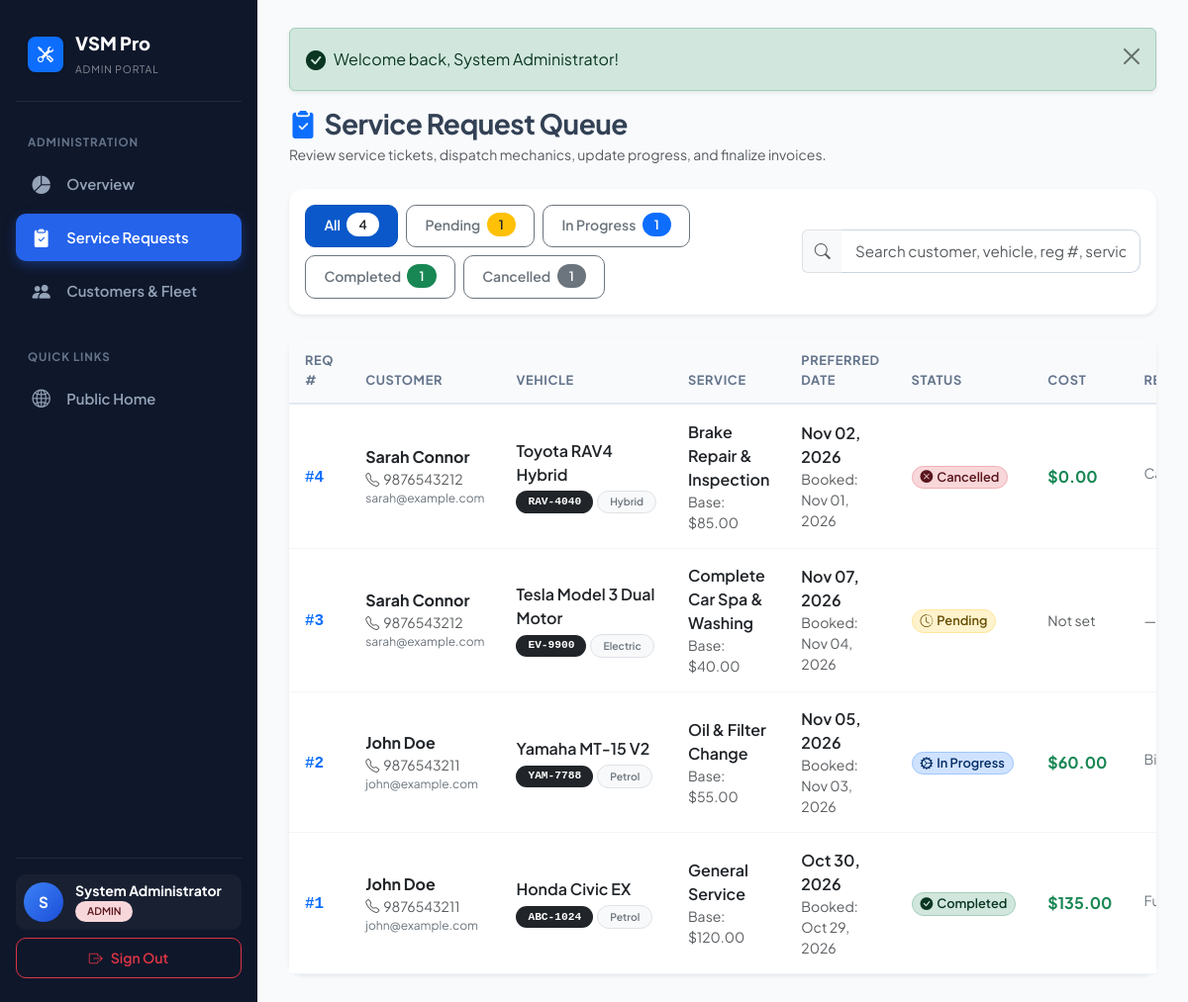
The app's page /admin/requests.php (signed in) with its own data.
### tables this page shows
CREATE TABLE `service_requests` (
  `id` INT AUTO_INCREMENT PRIMARY KEY,
  `user_id` INT NOT NULL,
  `vehicle_id` INT NOT NULL,
  `service_id` INT NOT NULL,
  `preferred_date` DATE NOT NULL,
  `description` TEXT NULL,
  `status` ENUM('Pending', 'In Progress', 'Completed', 'Cancelled') NOT NULL DEFAULT 'Pending',
  `admin_remark` TEXT NULL,
  `cost` DECIMAL(10, 2) NULL DEFAULT NULL,
  `created_at` TIMESTAMP DEFAULT CURRENT_TIMESTAMP,
  `updated_at` TIMESTAMP DEFAULT CURRENT_TIMESTAMP ON UPDATE CURRENT_TIMESTAMP,
  INDEX `idx_requests_user` (`user_id`),
  INDEX `idx_requests_vehicle` (`vehicle_id`),
  INDEX `idx_requests_service` (`service_id`),
  INDEX `idx_requests_status` (`status`),
  CONSTRAINT `fk_requests_user` FOREIGN KEY (`user_id`) REFERENCES `users` (`id`) ON DELETE CASCADE,
  CONSTRAINT `fk_requests_vehicle` FOREIGN KEY (`vehicle_id`) REFERENCES `vehicles` (`id`) ON DELETE CASCADE,
  CONSTRAINT `fk_requests_service` FOREIGN KEY (`service_id`) REFERENCES `services` (`id`) ON DELETE CASCADE
);

CREATE TABLE `users` (
  `id` INT AUTO_INCREMENT PRIMARY KEY,
  `name` VARCHAR(100) NOT NULL,
  `email` VARCHAR(150) NOT NULL UNIQUE,
  `phone` VARCHAR(15) NOT NULL,
  `password_hash` VARCHAR(255) NOT NULL,
  `address` TEXT NULL,
  `role` ENUM('customer', 'admin') NOT NULL DEFAULT 'customer',
  `created_at` TIMESTAMP DEFAULT CURRENT_TIMESTAMP,
  INDEX `idx_users_role` (`role`),
  INDEX `idx_users_email` (`email`)
);

CREATE TABLE `vehicles` (
  `id` INT AUTO_INCREMENT PRIMARY KEY,
  `user_id` INT NOT NULL,
  `vehicle_type` VARCHAR(50) NOT NULL,
  `brand` VARCHAR(60) NOT NULL,
  `model` VARCHAR(60) NOT NULL,
  `reg_number` VARCHAR(30) NOT NULL UNIQUE,
  `year` INT NOT NULL,
  `fuel_type` VARCHAR(30) NOT NULL,
  `created_at` TIMESTAMP DEFAULT CURRENT_TIMESTAMP,
  INDEX `idx_vehicles_user_id` (`user_id`),
  INDEX `idx_vehicles_reg` (`reg_number`),
  CONSTRAINT `fk_vehicles_user` FOREIGN KEY (`user_id`) REFERENCES `users` (`id`) ON DELETE CASCADE
);

CREATE TABLE `services` (
  `id` INT AUTO_INCREMENT PRIMARY KEY,
  `service_name` VARCHAR(100) NOT NULL,
  `description` TEXT NOT NULL,
  `base_price` DECIMAL(10, 2) NOT NULL DEFAULT 0.00,
  `created_at` TIMESTAMP DEFAULT CURRENT_TIMESTAMP
);

### admin/requests.php (the view, shortened to what this page needs)
<?php
require_once __DIR__ . '/../config/db.php';
$pdo = getDB();
$stmt = $pdo->query("
    SELECT sr.*,
           u.name as customer_name, u.email as customer_email, u.phone as customer_phone, u.address as customer_address,
           v.brand, v.model, v.reg_number, v.vehicle_type, v.fuel_type, v.year,
           s.service_name, s.base_price, s.description as service_desc
    FROM service_requests sr
    JOIN users u ON sr.user_id = u.id
    JOIN vehicles v ON sr.vehicle_id = v.id
    JOIN services s ON sr.service_id = s.id
    ORDER BY sr.id DESC
");
$allRequests = $stmt->fetchAll();
$counts = [
    'all' => count($allRequests),
    'pending' => 0,
    'in progress' => 0,
    'completed' => 0,
    'cancelled' => 0
];
foreach ($allRequests as $r) {
    $s = strtolower($r['status']);
    if (isset($counts[$s])) {
        $counts[$s]++;
    }
}
require_once __DIR__ . '/../includes/header.php';
?>
<div class="d-flex flex-wrap justify-content-between align-items-center mb-4 gap-3">
  <div>
    <h2 class="h3 fw-bold mb-1"><i class="bi bi-clipboard2-check-fill text-primary me-2"></i>Service Request Queue</h2>
    <p class="text-muted small mb-0">Review service tickets, dispatch mechanics, update progress, and finalize invoices.</p>
  </div>
</div>
<div class="card border-0 shadow-sm mb-4">
  <div class="card-body p-3">
    <div class="row g-3 align-items-center">
      <div class="col-lg-7">
        <div class="d-flex flex-wrap gap-2">
          <button type="button" class="btn btn-sm btn-primary active" data-status-btn="all" data-target-table="adminRequestsTable">
            All <span class="badge bg-white text-dark ms-1"><?= $counts['all'] ?></span>
          </button>
          <button type="button" class="btn btn-sm btn-outline-secondary" data-status-btn="Pending" data-target-table="adminRequestsTable">
            Pending <span class="badge bg-warning text-dark ms-1"><?= $counts['pending'] ?></span>
          </button>
          <button type="button" class="btn btn-sm btn-outline-secondary" data-status-btn="In Progress" data-target-table="adminRequestsTable">
            In Progress <span class="badge bg-primary text-white ms-1"><?= $counts['in progress'] ?></span>
          </button>
          <button type="button" class="btn btn-sm btn-outline-secondary" data-status-btn="Completed" data-target-table="adminRequestsTable">
            Completed <span class="badge bg-success text-white ms-1"><?= $counts['completed'] ?></span>
          </button>
          <button type="button" class="btn btn-sm btn-outline-secondary" data-status-btn="Cancelled" data-target-table="adminRequestsTable">
            Cancelled <span class="badge bg-secondary text-white ms-1"><?= $counts['cancelled'] ?></span>
          </button>
        </div>
      </div>
      <div class="col-lg-5">
        <div class="input-group">
          <span class="input-group-text bg-light border-end-0"><i class="bi bi-search text-muted"></i></span>
          <input type="text" class="form-control border-start-0" data-table-search="adminRequestsTable" placeholder="Search customer, vehicle, reg #, service, ID...">
        </div>
      </div>
    </div>
  </div>
</div>
<div class="card shadow-sm border-0">
  <div class="table-responsive">
    <table class="table table-custom align-middle mb-0" id="adminRequestsTable">
      <thead>
        <tr>
          <th>Req #</th>
          <th>Customer</th>
          <th>Vehicle</th>
          <th>Service</th>
          <th>Preferred Date</th>
          <th>Status</th>
          <th>Cost</th>
          <th>Remarks</th>
        </tr>
      </thead>
      <tbody>
        <?php if (empty($allRequests)): ?>
          <tr class="no-filter">
            <td colspan="9" class="text-center py-5 text-muted">
              <i class="bi bi-inbox fs-1 text-secondary opacity-50 d-block mb-3"></i>
              No service requests found.
            </td>
          </tr>
        <?php else: ?>
          <?php foreach ($allRequests as $req): ?>
            <tr data-status="<?= escape($req['status']) ?>" id="req-row-<?= $req['id'] ?>">
              <td>
                <span class="fw-bold font-monospace text-primary">#<?= $req['id'] ?></span>
              </td>
              <td>
                <div class="fw-bold text-dark"><?= escape($req['customer_name']) ?></div>
                <div class="small text-muted"><i class="bi bi-telephone me-1"></i><?= escape($req['customer_phone']) ?></div>
                <div class="small text-secondary" style="font-size: 0.75rem;"><?= escape($req['customer_email']) ?></div>
              </td>
              <td>
                <div class="fw-semibold text-dark"><?= escape($req['brand'] . ' ' . $req['model']) ?></div>
                <div class="d-flex align-items-center gap-1 mt-1">
                  <span class="badge bg-dark text-white font-monospace" style="font-size: 0.7rem;"><?= escape($req['reg_number']) ?></span>
                  <span class="badge bg-light text-secondary border" style="font-size: 0.65rem;"><?= escape($req['fuel_type']) ?></span>
                </div>
              </td>
              <td>
                <div class="fw-semibold text-dark"><?= escape($req['service_name']) ?></div>
                <div class="small text-muted">Base: <?= formatCurrency($req['base_price']) ?></div>
              </td>
              <td>
                <div class="fw-semibold text-dark"><?= formatDate($req['preferred_date']) ?></div>
                <div class="small text-muted">Booked: <?= formatDate($req['created_at']) ?></div>
              </td>
              <td>
                <?= statusBadge($req['status']) ?>
              </td>
              <td>
                <?php if ($req['cost'] !== null): ?>
                  <span class="fw-bold text-success fs-6"><?= formatCurrency($req['cost']) ?></span>
                <?php else: ?>
                  <span class="text-muted small">Not set</span>
                <?php endif; ?>
              </td>
              <td>
                <?php if (!empty($req['admin_remark'])): ?>
                  <span class="text-truncate d-inline-block text-secondary small" style="max-width: 140px;" title="<?= escape($req['admin_remark']) ?>">
                    <?= escape($req['admin_remark']) ?>
                  </span>
                <?php else: ?>
                  <span class="text-muted small">—</span>
                <?php endif; ?>
              </td>
            </tr>
          <?php endforeach; ?>
        <?php endif; ?>
      </tbody>
    </table>
  </div>
</div>
<?php require_once __DIR__ . '/../includes/footer.php'; ?>

### config/db.php (shortened to what this page needs)
<?php
function escape($data) {
    return htmlspecialchars((string)$data, ENT_QUOTES, 'UTF-8');
}
function getFlash() {
    if (isset($_SESSION['flash'])) {
        $flash = $_SESSION['flash'];
        return $flash;
    }
    return null;
}
function displayFlash() {
    $flash = getFlash();
    if ($flash) {
        $type = escape($flash['type']);
        $icon = 'bi-info-circle-fill';
        if ($type === 'success') $icon = 'bi-check-circle-fill';
        echo '<div class="alert alert-' . $type . ' alert-dismissible fade show shadow-sm d-flex align-items-center" role="alert">';
        echo '  <i class="bi ' . $icon . ' me-2 fs-5"></i>';
        echo '  <div class="flex-grow-1">' . escape($flash['message']) . '</div>';
        echo '  <button type="button" class="btn-close" data-bs-dismiss="alert" aria-label="Close"></button>';
        echo '</div>';
    }
}
function statusBadge($status) {
    $status = trim($status);
    switch ($status) {
        case 'Pending':
            return '<span class="badge bg-warning-subtle text-warning-emphasis border border-warning-subtle px-2 py-1"><i class="bi bi-clock-history me-1"></i>Pending</span>';
        case 'In Progress':
            return '<span class="badge bg-primary-subtle text-primary-emphasis border border-primary-subtle px-2 py-1"><i class="bi bi-gear-wide-connected me-1"></i>In Progress</span>';
        case 'Completed':
            return '<span class="badge bg-success-subtle text-success-emphasis border border-success-subtle px-2 py-1"><i class="bi bi-check-circle-fill me-1"></i>Completed</span>';
        case 'Cancelled':
            return '<span class="badge bg-danger-subtle text-danger-emphasis border border-danger-subtle px-2 py-1"><i class="bi bi-x-circle-fill me-1"></i>Cancelled</span>';
    }
}
function formatCurrency($amount) {
    return '$' . number_format((float)$amount, 2);
}
function formatDate($date) {
    return date('M d, Y', strtotime($date));
}

### assets/css/style.css (style rules this page uses)
:root { --vsm-primary: #2563eb; --vsm-primary-dark: #1d4ed8; --vsm-primary-light: #60a5fa; --vsm-primary-subtle: #eff6ff; --vsm-secondary: #475569; --vsm-dark: #0f172a; --vsm-dark-card: #1e293b; --vsm-sidebar-bg: #0f172a; --vsm-sidebar-text: #94a3b8; --vsm-sidebar-hover: #1e293b; --vsm-sidebar-active: #2563eb; --vsm-bg: #f8fafc; --vsm-card-border: #e2e8f0; --vsm-card-shadow: 0 4px 6px -1px rgba(0, 0, 0, 0.05), 0 2px 4px -2px rgba(0, 0, 0, 0.05); --vsm-card-shadow-hover: 0 10px 15px -3px rgba(0, 0, 0, 0.08), 0 4px 6px -4px rgba(0, 0, 0, 0.05); }
body { font-family: 'Plus Jakarta Sans', -apple-system, BlinkMacSystemFont, "Segoe UI", Roboto, sans-serif; background-color: var(--vsm-bg); color: #334155; min-height: 100vh; display: flex; flex-direction: column; }
h1, h2, h3, h4, h5, h6 { font-weight: 700; color: #0f172a; letter-spacing: -0.02em; }
.btn { font-weight: 600; border-radius: 10px; padding: 0.55rem 1.15rem; transition: all 0.2s ease-in-out; }
.btn-primary { background-color: var(--vsm-primary); border-color: var(--vsm-primary); }
.card { border: 1px solid var(--vsm-card-border); border-radius: 14px; box-shadow: var(--vsm-card-shadow); transition: box-shadow 0.2s ease, transform 0.2s ease; background-color: #ffffff; }
.form-control, .form-select { border-radius: 10px; border: 1px solid #cbd5e1; padding: 0.6rem 0.9rem; font-size: 0.95rem; transition: all 0.2s ease; }
.table-custom { vertical-align: middle; }
.table-custom thead th { background-color: #f8fafc; font-weight: 700; font-size: 0.8rem; text-transform: uppercase; letter-spacing: 0.05em; color: #64748b; border-bottom: 2px solid var(--vsm-card-border); padding: 0.85rem 1rem; }
.table-custom tbody td { padding: 0.95rem 1rem; border-bottom: 1px solid #f1f5f9; }
.badge { font-weight: 600; border-radius: 30px; padding: 0.35rem 0.75rem; font-size: 0.8rem; }

### records on screen
service_requests: id "4", user.name "Sarah Connor", user.phone "9876543212", user.email "sarah@example.com", vehicle.model "Toyota RAV4 Hybrid", vehicle.reg_number "RAV-4040", vehicle.fuel_type "Hybrid", service.service_name "Brake Repair & Inspection", service.base_price "$85.00", preferred_date "Nov 02, 2026", created_at "Nov 01, 2026", status "Cancelled" (drawn), cost "$0.00", admin_remark "Cancelled as per cu…"
service_requests: id "3", user.name "Sarah Connor", user.phone "9876543212", user.email "sarah@example.com", vehicle.model "Tesla Model 3 Dual Motor", vehicle.reg_number "EV-9900", vehicle.fuel_type "Electric", service.service_name "Complete Car Spa & Washing", service.base_price "$40.00", preferred_date "Nov 07, 2026", created_at "Nov 04, 2026", status "Pending" (drawn), shows "Not set"
service_requests: id "2", user.name "John Doe", user.phone "9876543211", user.email "john@example.com", vehicle.model "Yamaha MT-15 V2", vehicle.reg_number "YAM-7788", vehicle.fuel_type "Petrol", service.service_name "Oil & Filter Change", service.base_price "$55.00", preferred_date "Nov 05, 2026", created_at "Nov 03, 2026", status "In Progress" (drawn), cost "$60.00", admin_remark "Bike mounted on b…"
service_requests: id "1", user.name "John Doe", user.phone "9876543211", user.email "john@example.com", vehicle.model "Honda Civic EX", vehicle.reg_number "ABC-1024", vehicle.fuel_type "Petrol", service.service_name "General Service", service.base_price "$120.00", preferred_date "Oct 30, 2026", created_at "Oct 29, 2026", status "Completed" (drawn), cost "$135.00", admin_remark "Full general service…"

### other values on screen
substr($user ?? 'U', 0, 1) "S"
$user "System Administrator"
$role "ADMIN"
$flash['message'] "Welcome back, System Administrator!"
$counts['all'] "4"
$counts['pending'] "1"
$counts['in progress'] "1"
$counts['completed'] "1"
$counts['cancelled'] "1"
